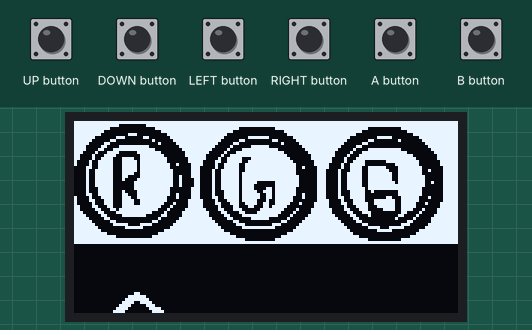
This sketch was run on a simulated Arduboy, built with avr-gcc and run on an emulated ATmega32U4. On the bench: 128×64 one-colour display. Inputs (shaded band) come from the test bench.

Above: at 4.2 s.
4.3 s: B button pressed for 0.15 s
At 5.2 s:
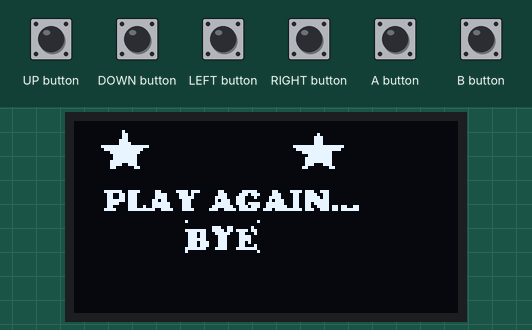
7.4 s: RIGHT button pressed for 1 s
At 9.4 s:
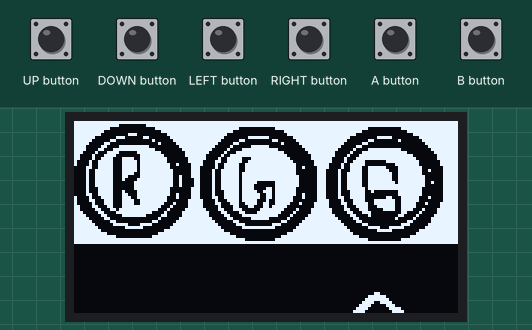
9.9 s: B button pressed for 1 s
At 11.0 s:
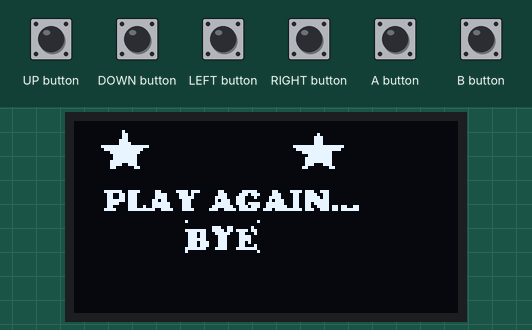
Timing chart, 0 to 12.9 s (numbered marks = the images above; inputs shaded):
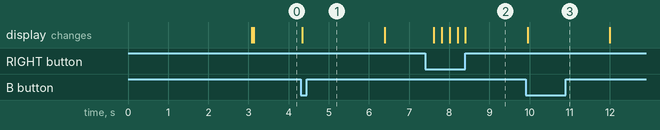

Measured:
- after the input at 4.3 s, the display: changes at once (image 1)
- after the input at 7.4 s, the display: first changes after 0.21 s (image 2 shows a later state)
- after the input at 9.9 s, the display: changes after 0.05 s (image 3)

The sketch:

bitmap_rgb_game_19_jul.ino
```cpp
#include <Arduboy.h>
#include "bitmaps.h"
#define JUMP_COORDINATE 35
//#include <Arduboy2.h>
// make an instance of arduboy used for many functions
Arduboy arduboy;
unsigned int BUTTON_PRESS_COUNTER = 0;
// make an ArdBitmap instance that will use the given the screen buffer and dimensions
//#define ARDBITMAP_SBUF arduboy.getBuffer()
////#include "Arduboy2Ext.h"
//#include <ArdBitmap.h>
//ArdBitmap<WIDTH, HEIGHT> ardbitmap;
//Arduboy2Ext arduboyNew;
// This function runs once in your game.
// use it for anything that needs to be set only once in your game.
void setup() {
  // initiate arduboy instance
  arduboy.begin();
  arduboy.setFrameRate(30);
  arduboy.clear();
  arduboy.drawSlowXYBitmap(0,0,TEAM_LOGO,128,54,1); // GAME LOGO IS DISPLAYED FOR 8 SECONDS.
   arduboy.display();
    delay(3000);

  Start_Game(); // GAME SCREEN IS DISPLAYED
}
// our main game loop, this runs once every cycle/frame.
// this is where our game logic goes.
// statements written/ functions called in this loop are executed continuously, untill the microprocessor is switched off.
void loop(){
  // pause render until it's time for the next frame

   if (!(arduboy.nextFrame()))
    return;

     if(arduboy.pressed(RIGHT_BUTTON)){
    //digitalWrite(RED_LED, LOW);
    delay(150);
    BUTTON_PRESS_COUNTER = BUTTON_PRESS_COUNTER+1;  // initial value of COUNTER was 0, now the value =1
   }

   else if(arduboy.pressed(LEFT_BUTTON)){
    //digitalWrite(GREEN_LED, LOW);
     delay(150);
    BUTTON_PRESS_COUNTER = BUTTON_PRESS_COUNTER-1;
   }

     if (BUTTON_PRESS_COUNTER >2 ){
      BUTTON_PRESS_COUNTER = 0;
    }

    if( BUTTON_PRESS_COUNTER == 1){
    arduboy.clear();
   arduboy.drawSlowXYBitmap(0,0,BOY,128,41,1);
     arduboy.drawSlowXYBitmap(38,47,ARROW,48,48,1); // arrow jumps to right on pressing the RIGHT BUTTON
     arduboy.display();
   }
   else if(BUTTON_PRESS_COUNTER == 2){
    arduboy.clear();
     arduboy.drawSlowXYBitmap(0,0,BOY,128,41,1);
     arduboy.drawSlowXYBitmap(80,47,ARROW,48,48,1); // arrow jumps to right on pressing the RIGHT BUTTON
     arduboy.display();
   }
   else{
     arduboy.clear();
     arduboy.drawSlowXYBitmap(0,0,BOY,128,41,1);
     arduboy.drawSlowXYBitmap(0,47,ARROW,48,48,1); // arrow jumps to right on pressing the RIGHT BUTTON
     arduboy.display();
   }

    if((arduboy.pressed(B_BUTTON))){
      resetGame();
  }
  // first we clear our screen to black
  if((arduboy.pressed(A_BUTTON))&&(BUTTON_PRESS_COUNTER==0)){
     arduboy.setRGBled(255,0,0);
  }
  else if ((arduboy.pressed(A_BUTTON))&&(BUTTON_PRESS_COUNTER==1)) {
    arduboy.setRGBled(0,0,0);
    digitalWrite(GREEN_LED,LOW);

  }
 else if ((arduboy.pressed(A_BUTTON))&&(BUTTON_PRESS_COUNTER==2)) {
    arduboy.setRGBled(0,0,0);
    digitalWrite(BLUE_LED,LOW);

  }
}
void Start_Game(){
  // draw the three circle bitmap on the whole screen (128,4
    arduboy.drawSlowXYBitmap(0,0,BOY,128,41,1);
    arduboy.display();
    //Draw the arro at home position (0,47)
    arduboy.drawSlowXYBitmap(0,47,ARROW,48,48,1);
    arduboy.display();
}

void resetGame(){
   arduboy.setRGBled(0,0,0);
    arduboy.clear();
   arduboy.drawSlowXYBitmap(0,0,TRY_AGAIN,128,54,1); // GAME LOGO IS DISPLAYED FOR 8 SECONDS.
    arduboy.display();
   delay(2000);
}
```

Source omitted: bitmaps.h (data table, 16624 bytes)
